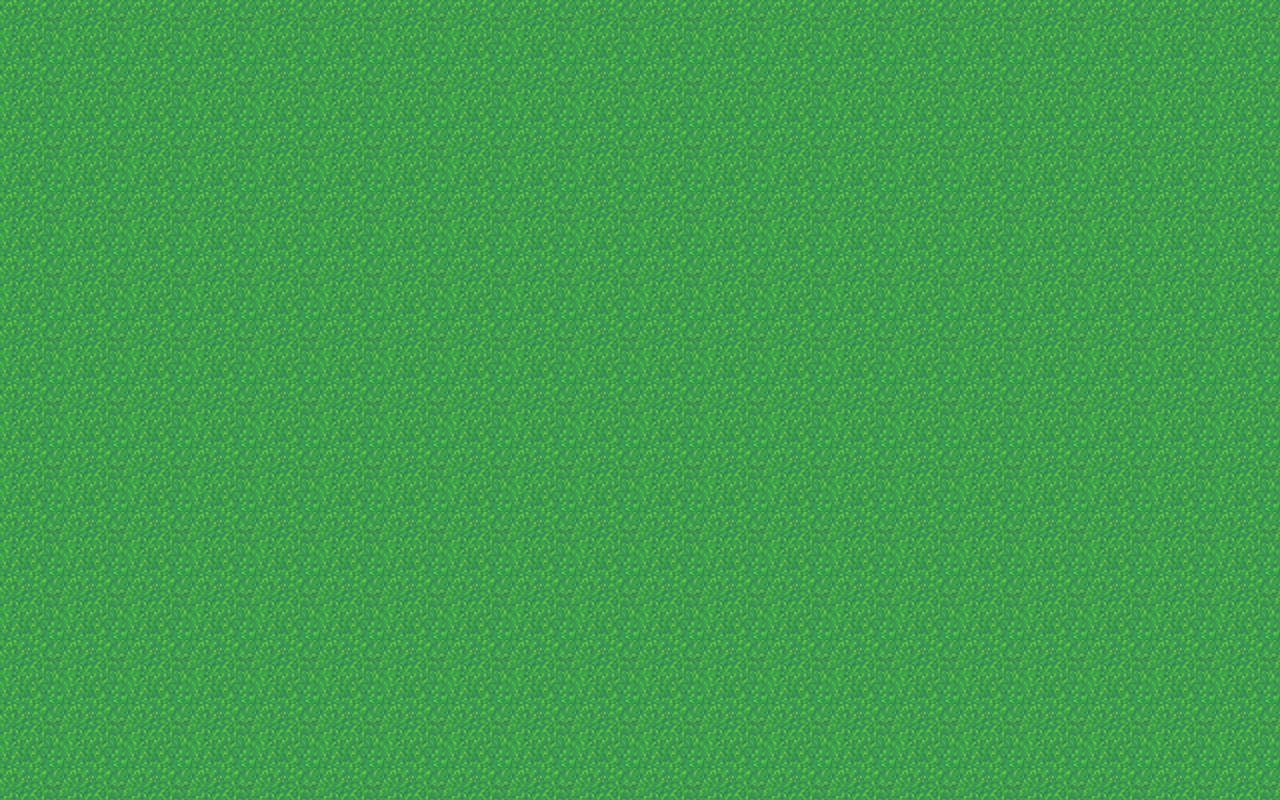

Tiled map render using the project's own tile images. Description and the map definition, with tile-layer contents summarised, below:
An orthogonal 40x25 tile map with 32x32 px tiles, 1 tile layer (Tile Layer 1).

<map version="1.0" orientation="orthogonal" width="40" height="25" tilewidth="32" tileheight="32">
 <tileset firstgid="1" name="grass" tilewidth="32" tileheight="32">
  <image source="grass-tiles-2-small.png" width="384" height="192" />
 </tileset>
 <layer name="Tile Layer 1" width="40" height="25">
  <data>[1000 cells, 1000 non-empty, 4 distinct tile ids]</data>
 </layer>
</map>
